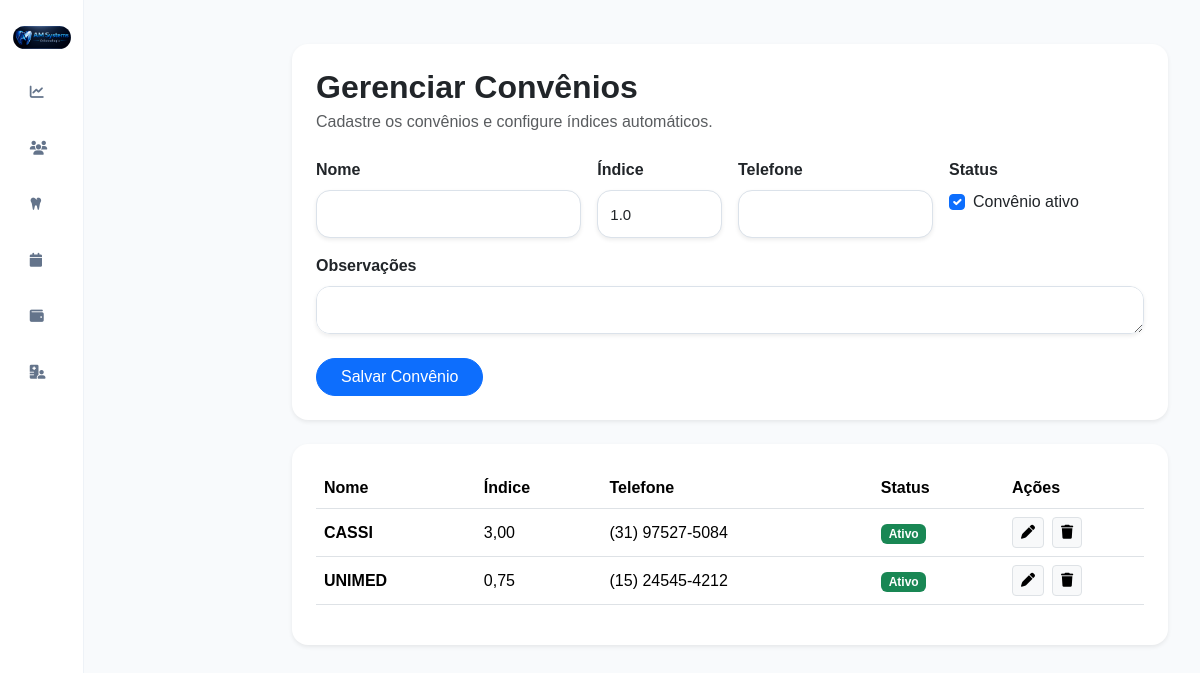
Before: /convenios/ (signed in) with the older database file.
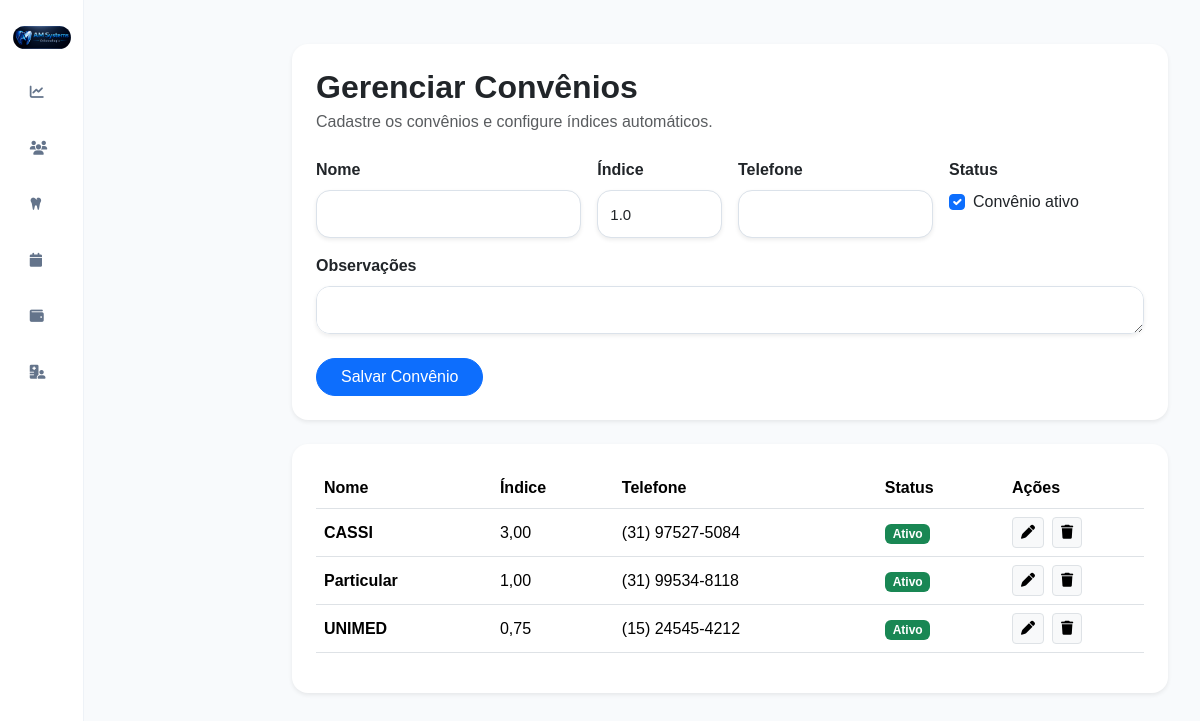
After: the same page with the newer database file.
### accounts/models.py (models this page shows, shortened)
class Convenio(models.Model):
    nome = models.CharField(
        max_length=150
    )
    indice = models.DecimalField(
        max_digits=5,
        decimal_places=2,
        default=1.00
    )
    telefone = models.CharField(
        max_length=20,
        blank=True,
        null=True
    )
    observacoes = models.TextField(
        blank=True,
        null=True
    )
    ativo = models.BooleanField(
        default=True
    )
    criado_em = models.DateTimeField(
        auto_now_add=True
    )

### accounts/views.py (the view)
@login_required(login_url='/')
def convenios(request):
    convenios = Convenio.objects.all().order_by('nome')
    form = ConvenioForm()
    if request.method == 'POST':
        form = ConvenioForm(request.POST)
        if form.is_valid():
            form.save()
            return redirect('convenios')
    context = {
        'form': form,
        'convenios': convenios
    }
    return render(
        request,
        'accounts/convenios.html',
        context
    )

### accounts/forms.py
class ConvenioForm(forms.ModelForm):
    class Meta:
        model = Convenio
        fields = [
            'nome',
            'indice',
            'telefone',
            'observacoes',
            'ativo'
        ]
        widgets = {
            'nome': forms.TextInput(
                attrs={
                    'class': 'form-control shadow-sm'
                }
            ),
            'indice': forms.NumberInput(
                attrs={
                    'class': 'form-control shadow-sm',
                    'step': '0.01'
                }
            ),
            'telefone': forms.TextInput(
                attrs={
                    'class': 'form-control shadow-sm'
                }
            ),
            'observacoes': forms.Textarea(
                attrs={
                    'class': 'form-control shadow-sm',
                    'rows': 3
                }
            ),
            'ativo': forms.CheckboxInput(
                attrs={
                    'class': 'form-check-input'
                }
            )
        }

### accounts/templates/accounts/convenios.html (shortened to what this page needs)
{% extends 'accounts/base.html' %}
{% block content %}
<div class="container-fluid py-4">
    <div class="card border-0 shadow-sm rounded-4">
        <div class="card-body p-4">
            <h2 class="fw-bold mb-1">
                Gerenciar Convênios
            </h2>
            <p class="text-muted mb-4">
                Cadastre os convênios e configure índices automáticos.
            </p>
            <form method="POST">
                <div class="row g-3">
                    <div class="col-md-4">
                        <label class="form-label fw-semibold">
                            Nome
                        </label>
                        {{ form.nome }}
                    </div>
                    <div class="col-md-2">
                        <label class="form-label fw-semibold">
                            Índice
                        </label>
                        {{ form.indice }}
                    </div>
                    <div class="col-md-3">
                        <label class="form-label fw-semibold">
                            Telefone
                        </label>
                        {{ form.telefone }}
                    </div>
                    <div class="col-md-3">
                        <label class="form-label fw-semibold d-block">
                            Status
                        </label>
                        <div class="form-check mt-2">
                            {{ form.ativo }}
                            <label class="form-check-label">
                                Convênio ativo
                            </label>
                        </div>
                    </div>
                    <div class="col-12">
                        <label class="form-label fw-semibold">
                            Observações
                        </label>
                        {{ form.observacoes }}
                    </div>
                </div>
                <button class="btn btn-primary rounded-pill px-4 mt-4">
                    Salvar Convênio
                </button>
            </form>
        </div>
    </div>
    <div class="card border-0 shadow-sm rounded-4 mt-4">
        <div class="card-body p-4">
            <div class="table-responsive">
                <table class="table align-middle">
                    <thead>
                        <tr>
                            <th>Nome</th>
                            <th>Índice</th>
                            <th>Telefone</th>
                            <th>Status</th>
                             <th width="140">Ações</th>
                        </tr>
                    </thead>
                   <tbody>
    {% for convenio in convenios %}
    <tr>
        <td>
            <strong>
                {{ convenio.nome }}
            </strong>
        </td>
        <td>
            {{ convenio.indice }}
        </td>
        <td>
            {{ convenio.telefone }}
        </td>
        <td>
            {% if convenio.ativo %}
                <span class="badge bg-success">
                    Ativo
                </span>
            {% else %}
                <span class="badge bg-secondary">
                    Inativo
                </span>
            {% endif %}
        </td>
        <td>
            <div class="d-flex gap-2">
                <a
                    href="{% url 'editar_convenio' convenio.id %}"
                    class="btn btn-sm btn-light border"
                >
                    <i class="fa-solid fa-pen"></i>
                </a>
                <a
                    href="{% url 'excluir_convenio' convenio.id %}"
                    class="btn btn-sm btn-light border"
                    onclick="return confirm('Deseja excluir este convênio?')"
                >
                    <i class="fa-solid fa-trash"></i>
                </a>
            </div>
        </td>
    </tr>
    {% empty %}
    <tr>
        <td colspan="5">
            Nenhum convênio cadastrado.
        </td>
    </tr>
    {% endfor %}
</tbody>
                </table>
            </div>
        </div>
    </div>
</div>
{% endblock %}

Changed rows visible on the page:
added Convenio: nome "Particular", indice "1,00", telefone "(31) 99534-8118", ativo "Ativo"
